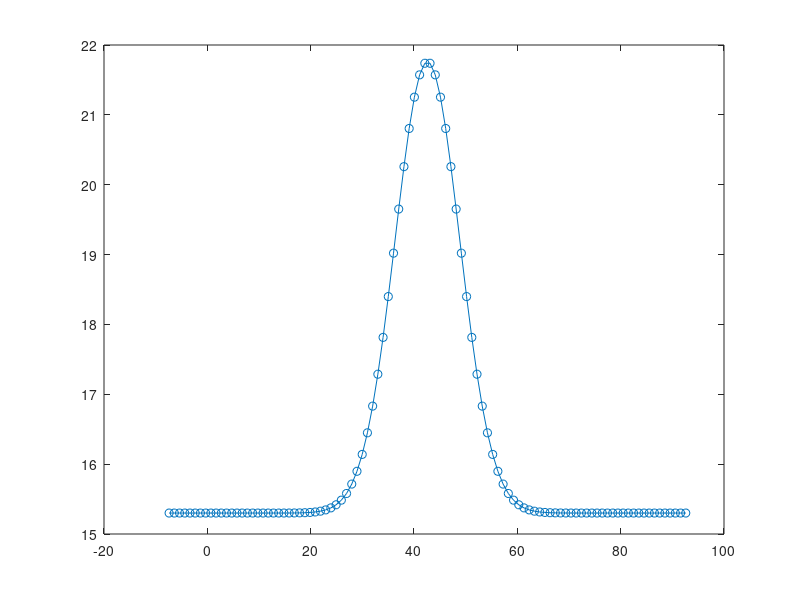

MATLAB code for this plot: (Note: this script raises an error after producing the figure.)
%**************************************************************************
% This algorithm performs Powell's dog leg method fitting on gauss function
% with area
% author: Karol Vegso
% affiliation: Institute of Physics, Slovak Academy of Sciences
%**************************************************************************
clear all
close all
clc
%**************************************************************************
% generate experimental gauss function with area
%**************************************************************************
% number of experimental points
M=100;
% initialize x (t_data) and y (y_data) vectors of gauss function
t_data=zeros(1,M);
y_data=zeros(1,M);
% initialize area
x1=101.2;
% initialize center
x2=42.6;
% initialize width
x3=12.5;
% initialize offset
x4=15.3;
% t_data vector
multiplicator_width=4;
t_data_start=x2-multiplicator_width*x3;
t_data_stop=x2+multiplicator_width*x3;
t_data=linspace(t_data_start,t_data_stop,M);
% y vector
y_data=(x1/(x3*sqrt(pi/2)))*exp(((-2.0)*((t_data(1,:)-x2).^2./x3^2)))+x4;
% plot experimental curve
plot(t_data(1,:),y_data(1,:),'-o');
%**************************************************************************
% initial fitting parameters - area, center, width, offset
%**************************************************************************
% initial area
x01=1;
% initial center
x02=35;
% initial width
x03=1;
% initial offset
x04=0;
% initial parameters
x0=[x01 x02 x03 x04];
%**************************************************************************
% fitting parameters
%**************************************************************************
% maximum iterations
k_max=1000;
% epsilon 1
epsilon_1=1.0e-15;
% epsilon 2
epsilon_2=1.0e-15;
% epsilon 3
epsilon_3=1.0e-20;
% initial delta parameter
delta=1;
%**************************************************************************
% fit simulated curve
fit_result=powells_dog_leg_gauss_area(t_data, y_data, x0, k_max, epsilon_1, epsilon_2, epsilon_3, delta);
%**************************************************************************
% function to perform Powell's dog leg fitting method on gauss
% function with area
% input aparmeters are t_data (x values), y_data (y values), x0 (initial
% fitting parameters - area, center, width, offset), k_max (maximum number of
% iterations), epsilon_1 (good value 1.0e-15), epsilon_2 (good value
% 1.0e-15), epsilon_3 (good value 1.0e-20), delta (good initial value 1)
%**************************************************************************
function [x_new] = powells_dog_leg_gauss_area(t_data, y_data, x0, k_max, epsilon_1, epsilon_2, epsilon_3, delta)
    %**************************************************************************
    % begin of function
    %**************************************************************************
    % number of simulated or experimental points
    M=length(t_data(1,:));
    % initial iteration parameter
    k=0;
    % initialize fitting parameters to start with
    x=x0;
    % Jacobian matrix
    J=zeros(M,4);
    % caclulate derivation according to area
    % fill first column of Jacobian matrix
    J(:,1)=(-1.0)*exp(-(2*(t_data(1,:)-x(1,2)).^2)./x(1,3)^2)./(x(1,3)*(pi/2)^(1/2));
    % calculate derivation according to center
    % fill second column of Jacobian matrix
    J(:,2)=(2*x(1,1).*exp(-(2*(t_data(1,:)-x(1,2)).^2)./x(1,3)^2).*(2*x(1,2)-2*t_data(1,:)))./(x(1,3)^3*(pi/2)^(1/2));
    % calculate derivation according to width
    % fill third column of Jacobian matrix
    J(:,3)=(x(1,1).*exp(-(2*(t_data(1,:)-x(1,2)).^2)./x(1,3)^2))./(x(1,3)^2*(pi/2)^(1/2))-...
        (4*x(1,1).*exp(-(2*(t_data(1,:)-x(1,2)).^2)./x(1,3)^2).*(t_data(1,:)-x(1,2)).^2)./(x(1,3)^4*(pi/2)^(1/2));
    % calculate derivation according to offset
    % fill fourth column of Jacobian matrix
    J(:,4)=-1;
    % calculate f
    f=zeros(1,M);
    f=y_data(1,:)-(x(1,1)/(x(1,3)*sqrt(pi/2)))*exp((-2.0)*(t_data(1,:)-x(1,2)).^2./x(1,3)^2)-x(1,4);
    % calculate g
    g=transpose(J(:,:))*transpose(f(1,:));
    % calculate norm f
    f_norm=sqrt(sum(f(1,:).*f(1,:)));
    % calculate norm g
    g_norm=sqrt(sum(g(:,1).*g(:,1)));
    % calculate boolean variable found
    found_bool=(f_norm <= epsilon_3) | (g_norm <= epsilon_1);
    %**************************************************************************
    % main loop
    %**************************************************************************
    while ((~found_bool) & (k < k_max))
        % increase iteration variable k
        k=k+1
        % Jacobian matrix
        J=zeros(M,4);
        % caclulate derivation according to area
        % fill first column of Jacobian matrix
        J(:,1)=(-1.0)*exp(-(2*(t_data(1,:)-x(1,2)).^2)./x(1,3)^2)./(x(1,3)*(pi/2)^(1/2));
        % calculate derivation according to center
        % fill second column of Jacobian matrix
        J(:,2)=(2*x(1,1).*exp(-(2*(t_data(1,:)-x(1,2)).^2)./x(1,3)^2).*(2*x(1,2)-2*t_data(1,:)))./(x(1,3)^3*(pi/2)^(1/2));
        % calculate derivation according to width
        % fill third column of Jacobian matrix
        J(:,3)=(x(1,1).*exp(-(2*(t_data(1,:)-x(1,2)).^2)./x(1,3)^2))./(x(1,3)^2*(pi/2)^(1/2))-...
            (4*x(1,1).*exp(-(2*(t_data(1,:)-x(1,2)).^2)./x(1,3)^2).*(t_data(1,:)-x(1,2)).^2)./(x(1,3)^4*(pi/2)^(1/2));
        % calculate derivation according to offset
        % fill fourth column of Jacobian matrix
        J(:,4)=-1;
        % calculate f
        f=zeros(1,M);
        f=y_data(1,:)-(x(1,1)/(x(1,3)*sqrt(pi/2)))*exp((-2.0)*(t_data(1,:)-x(1,2)).^2./x(1,3)^2)-x(1,4);
        % calculate g
        g=transpose(J(:,:))*transpose(f(1,:));
        % calculate norm g
        g_norm=sqrt(sum(g(:,1).*g(:,1)));
        % calculate J(x)*g(x)
        Jg=J(:,:)*g(:,1);
        % calculate norm Jg
        Jg_norm=sqrt(sum(Jg(:,1).*Jg(:,1)));
        % calculate alpha
        alpha=g_norm^2/Jg_norm^2;
        % calculate h_sd
        h_sd=(-1.0)*alpha*g(:,1);
        h_sd=transpose(h_sd);
        % calculate h_gn
        A=transpose(J(:,:))*J(:,:);
        B=transpose(J(:,:))*transpose(f(1,:));
        h_gn=(-1.0)*transpose(B)*inv(A);
        % calculate h_dl
        % calculate norm h_gn
        h_gn_norm=sqrt(sum(h_gn(1,:).*h_gn(1,:)));
        % calculate norm alpha*h_sd
        alpha_h_sd=alpha*h_sd(1,:);
        alpha_h_sd_norm=sqrt(sum(alpha_h_sd(1,:).*alpha_h_sd(1,:)));
        % calculate norm h_sd
        h_sd_norm=sqrt(sum(h_sd(1,:).*h_sd(1,:)));
        % caclulate h_dl
        if (h_gn_norm <= delta)
            h_dl=h_gn(1,:);
        elseif (alpha_h_sd_norm >= delta)
            h_dl=(delta/h_sd_norm)*h_sd(1,:);
        else
            beta=sym('beta');
            h_dl=alpha*h_sd(1,:)+beta*(h_gn(1,:)-alpha*h_sd(1,:));
            h_dl_norm=sqrt(sum(h_dl(1,:).*h_dl(1,:)));
            eqn=(h_dl_norm == delta);
            beta_result=solve(eqn, beta, 'Real', true);
            beta_result=double(beta_result);
            clear beta;
            h_dl=alpha*h_sd(1,:)+beta_result(2,1)*(h_gn(1,:)-alpha*h_sd(1,:));
        end
        % calculate norm h_dl
        h_dl_norm=sqrt(sum(h_dl(1,:).*h_dl(1,:)));
        % calculate norm x
        x_norm=sqrt(sum(x(1,:).*x(1,:)));
        if (h_dl_norm <= epsilon_2*(x_norm+epsilon_2))
            found_bool=1;
        else
            x_new=x(1,:)+h_dl(1,:)
            % calculate F(x)
            % caclulate function f
            f=zeros(1,M);
            f=y_data(1,:)-(x(1,1)/(x(1,3)*sqrt(pi/2)))*exp((-2.0)*(t_data(1,:)-x(1,2)).^2./x(1,3)^2)-x(1,4);
            F_x=0.5*sum(f(1,:).*f(1,:));
            % calculate F(x_new)
            f=zeros(1,M);
            f=y_data(1,:)-(x_new(1,1)/(x_new(1,3)*sqrt(pi/2)))*exp((-2.0)*(t_data(1,:)-x_new(1,2)).^2./x_new(1,3)^2)-x_new(1,4);
            F_x_new=0.5*sum(f(1,:).*f(1,:));
            % ro denominator
            ro_denominator=0.5*h_dl(1,:)*(alpha*transpose(h_dl(1,:))-g(:,1));
            % calculate ro - gain ratio
            ro=(F_x-F_x_new)/ro_denominator;
            if (ro > 0)
                x=x_new(1,:);
                % Jacobian matrix
                J=zeros(M,4);
                % caclulate derivation according to area
                % fill first column of Jacobian matrix
                J(:,1)=(-1.0)*exp(-(2*(t_data(1,:)-x(1,2)).^2)./x(1,3)^2)./(x(1,3)*(pi/2)^(1/2));
                % calculate derivation according to center
                % fill second column of Jacobian matrix
                J(:,2)=(2*x(1,1).*exp(-(2*(t_data(1,:)-x(1,2)).^2)./x(1,3)^2).*(2*x(1,2)-2*t_data(1,:)))./(x(1,3)^3*(pi/2)^(1/2));
                % calculate derivation according to width
                % fill third column of Jacobian matrix
               J(:,3)=(x(1,1).*exp(-(2*(t_data(1,:)-x(1,2)).^2)./x(1,3)^2))./(x(1,3)^2*(pi/2)^(1/2))-...
                   (4*x(1,1).*exp(-(2*(t_data(1,:)-x(1,2)).^2)./x(1,3)^2).*(t_data(1,:)-x(1,2)).^2)./(x(1,3)^4*(pi/2)^(1/2));
                % calculate derivation according to offset
                % fill fourth column of Jacobian matrix
                J(:,4)=-1;
                % calculate f
                f=zeros(1,M);
                f=y_data(1,:)-(x(1,1)/(x(1,3)*sqrt(pi/2)))*exp((-2.0)*(t_data(1,:)-x(1,2)).^2./x(1,3)^2)-x(1,4);
                % calculate norm f
                f_norm=sqrt(sum(f(1,:).*f(1,:)));
                % calculate g
                g=transpose(J(:,:))*transpose(f(1,:));
                % calculate norm g
                g_norm=sqrt(sum(g(:,1).*g(:,1)));
                % cacluate boolean variable found
                found_bool=(f_norm <= epsilon_3) | (g_norm <= epsilon_1);
            end
            if (ro > 0.75)
                % calculate norm h_dl
                h_dl_norm=sqrt(sum(h_dl(1,:).*h_dl(1,:)));
                % calculate new delta
                delta=max([delta 3*h_dl_norm]);
            elseif (ro < 0.25)
                % calculate new delta
                delta=delta/2;
                % calculate norm x
                x_norm=sqrt(sum(x(1,:).*x(1,:)));
                % calculate boolean variable found
                found_bool=(delta <= epsilon_2*(x_norm+epsilon_2));
            end
        end
    end
    %**************************************************************************
    % end of function
    %**************************************************************************
end
%**************************************************************************
% end of program
%**************************************************************************